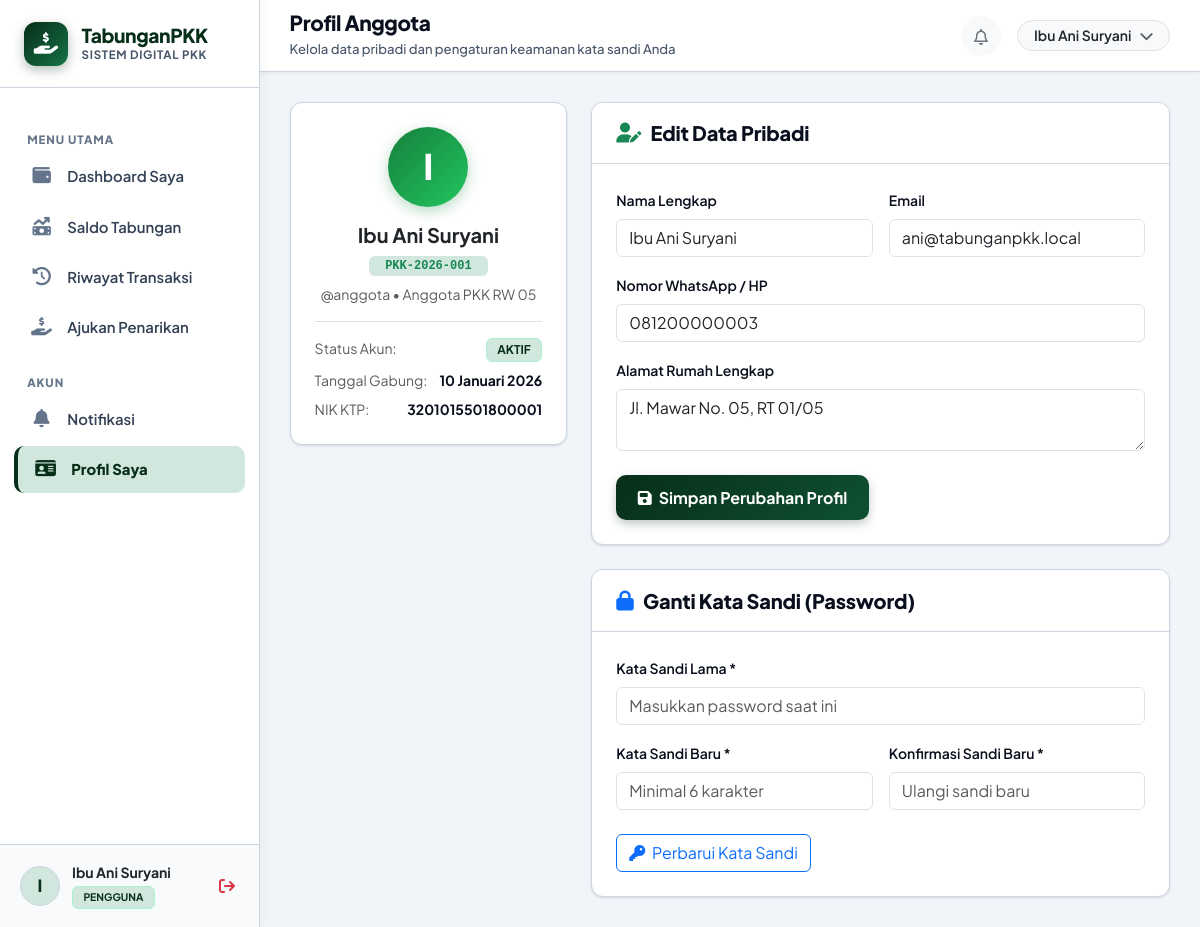
Screenshot of /pengguna/profil.php (signed in) with the database file from the repository.
### tables this page shows
CREATE TABLE IF NOT EXISTS `users` (
   
  `id` INT AUTO_INCREMENT PRIMARY KEY,
   
  `nama` VARCHAR(150) NOT NULL,
   
  `username` VARCHAR(100) NOT NULL UNIQUE,
   
  `email` VARCHAR(150) NOT NULL UNIQUE,
   
  `password` VARCHAR(255) NOT NULL,
   
  `role` ENUM('admin', 'bendahara', 'pengguna') NOT NULL DEFAULT 'pengguna',
   
  `status` ENUM('aktif', 'nonaktif') NOT NULL DEFAULT 'aktif',
   
  `no_hp` VARCHAR(25) NULL,
   
  `alamat` TEXT NULL,
   
  `created_at` TIMESTAMP DEFAULT CURRENT_TIMESTAMP,
   
  `updated_at` TIMESTAMP DEFAULT CURRENT_TIMESTAMP ON UPDATE CURRENT_TIMESTAMP
);

CREATE TABLE IF NOT EXISTS `anggota` (
   
  `id` INT AUTO_INCREMENT PRIMARY KEY,
   
  `user_id` INT NULL UNIQUE,
   
  `nomor_anggota` VARCHAR(50) NOT NULL UNIQUE,
   
  `nama` VARCHAR(150) NOT NULL,
   
  `nik` VARCHAR(30) NULL,
   
  `nomor_hp` VARCHAR(25) NULL,
   
  `alamat` TEXT NULL,
   
  `tanggal_gabung` DATE NOT NULL,
   
  `status` ENUM('aktif', 'nonaktif') NOT NULL DEFAULT 'aktif',
   
  `created_at` TIMESTAMP DEFAULT CURRENT_TIMESTAMP,
   
  CONSTRAINT `fk_anggota_user` FOREIGN KEY (`user_id`) REFERENCES `users` (`id`) ON DELETE SET NULL ON UPDATE CASCADE
);

### config/helpers.php (called while the page is built, shortened)
<?php
function format_tanggal($dateString, $withTime = false) {
    $bulanIndo = [
        1 => 'Januari', 'Februari', 'Maret', 'April', 'Mei', 'Juni',
        'Juli', 'Agustus', 'September', 'Oktober', 'November', 'Desember'
    ];
    $timestamp = strtotime($dateString);
    $d = date('d', $timestamp);
    $m = (int)date('m', $timestamp);
    $y = date('Y', $timestamp);
    $hasil = $d . ' ' . ($bulanIndo[$m] ?? date('M', $timestamp)) . ' ' . $y;
    return $hasil;
}
function is_logged_in() {
    return isset($_SESSION['user_id']) && !empty($_SESSION['user_id']);
}
function get_current_user_data($pdo) {
    $stmt = $pdo->prepare("SELECT * FROM users WHERE id = ?");
    $stmt->execute([$_SESSION['user_id']]);
    return $stmt->fetch();
}
function get_anggota_by_user_id($pdo, $user_id) {
    $stmt = $pdo->prepare("SELECT * FROM anggota WHERE user_id = ?");
    $stmt->execute([$user_id]);
    return $stmt->fetch();
}

### pengguna/profil.php (the view, shortened to what this page needs)
<?php
require_once __DIR__ . '/../config/database.php';
require_once __DIR__ . '/../config/helpers.php';
$pdo = getDBConnection();
$userId = $_SESSION['user_id'];
$user = get_current_user_data($pdo);
$anggota = get_anggota_by_user_id($pdo, $userId);
include __DIR__ . '/../includes/header.php';
include __DIR__ . '/../includes/sidebar.php';
include __DIR__ . '/../includes/topbar.php';
?>
<div class="row g-4">
    <div class="col-lg-4">
        <div class="card-pkk text-center p-4">
            <div style="width: 80px; height: 80px; border-radius: 50%; background: linear-gradient(135deg, #15803d, #22c55e); color: white; display: inline-flex; align-items: center; justify-content: center; font-size: 2.2rem; font-weight: 800; margin-bottom: 1rem; box-shadow: 0 4px 14px rgba(21, 128, 61, 0.3);">
                <?= strtoupper(substr($user['nama'], 0, 1)) ?>
            </div>
            <h5 class="fw-bold text-dark mb-1"><?= htmlspecialchars($user['nama']) ?></h5>
            <div class="mb-2">
                <span class="badge bg-success-subtle text-success font-monospace px-3 py-1">
                    <?= htmlspecialchars($anggota['nomor_anggota'] ?? 'ANGGOTA') ?>
                </span>
            </div>
            <p class="text-muted small mb-3">@<?= htmlspecialchars($user['username']) ?> • Anggota PKK RW 05</p>
            <div class="border-top pt-3 text-start small">
                <div class="d-flex justify-content-between mb-2">
                    <span class="text-muted">Status Akun:</span>
                    <span class="badge badge-status-<?= $user['status'] ?> text-uppercase"><?= $user['status'] ?></span>
                </div>
                <div class="d-flex justify-content-between mb-2">
                    <span class="text-muted">Tanggal Gabung:</span>
                    <strong><?= format_tanggal($anggota['tanggal_gabung'] ?? $user['created_at']) ?></strong>
                </div>
                <div class="d-flex justify-content-between">
                    <span class="text-muted">NIK KTP:</span>
                    <strong><?= htmlspecialchars($anggota['nik'] ?? '-') ?></strong>
                </div>
            </div>
        </div>
    </div>
    <div class="col-lg-8">
        <div class="card-pkk mb-4">
            <div class="card-pkk-header">
                <h5><i class="fa-solid fa-user-pen text-success"></i> Edit Data Pribadi</h5>
            </div>
            <div class="card-pkk-body">
                <form method="POST" action="">
                    <div class="row g-3 mb-3">
                        <div class="col-md-6">
                            <label class="form-label small fw-semibold">Nama Lengkap</label>
                            <input type="text" name="nama" class="form-control" value="<?= htmlspecialchars($user['nama']) ?>" required>
                        </div>
                        <div class="col-md-6">
                            <label class="form-label small fw-semibold">Email</label>
                            <input type="email" name="email" class="form-control" value="<?= htmlspecialchars($user['email']) ?>" required>
                        </div>
                    </div>
                    <div class="mb-3">
                        <label class="form-label small fw-semibold">Nomor WhatsApp / HP</label>
                        <input type="text" name="no_hp" class="form-control" value="<?= htmlspecialchars($anggota['nomor_hp'] ?? $user['no_hp'] ?? '') ?>" placeholder="0812xxxxxxx">
                    </div>
                    <div class="mb-4">
                        <label class="form-label small fw-semibold">Alamat Rumah Lengkap</label>
                        <textarea name="alamat" class="form-control" rows="2"><?= htmlspecialchars($anggota['alamat'] ?? $user['alamat'] ?? '') ?></textarea>
                    </div>
                    <button type="submit" class="btn btn-pkk-primary">
                        <i class="fa-solid fa-floppy-disk me-1"></i> Simpan Perubahan Profil
                    </button>
                </form>
            </div>
        </div>
        <div class="card-pkk">
            <div class="card-pkk-header">
                <h5><i class="fa-solid fa-lock text-primary"></i> Ganti Kata Sandi (Password)</h5>
            </div>
            <div class="card-pkk-body">
                <form method="POST" action="">
                    <div class="mb-3">
                        <label class="form-label small fw-semibold">Kata Sandi Lama *</label>
                        <input type="password" name="password_lama" class="form-control" placeholder="Masukkan password saat ini" required>
                    </div>
                    <div class="row g-3 mb-4">
                        <div class="col-md-6">
                            <label class="form-label small fw-semibold">Kata Sandi Baru *</label>
                            <input type="password" name="password_baru" class="form-control" placeholder="Minimal 6 karakter" required>
                        </div>
                        <div class="col-md-6">
                            <label class="form-label small fw-semibold">Konfirmasi Sandi Baru *</label>
                            <input type="password" name="password_konfirmasi" class="form-control" placeholder="Ulangi sandi baru" required>
                        </div>
                    </div>
                    <button type="submit" class="btn btn-outline-primary">
                        <i class="fa-solid fa-key me-1"></i> Perbarui Kata Sandi
                    </button>
                </form>
            </div>
        </div>
    </div>
</div>
<?php include __DIR__ . '/../includes/footer.php'; ?>

### assets/css/style.css (style rules this page uses)
:root { --pkk-primary: #0f5132; --pkk-primary-dark: #072e18; --pkk-primary-light: #157347; --pkk-primary-subtle: #d1e7dd; --pkk-accent: #0a5c36; --pkk-bg: #f1f5f9; --pkk-card-bg: #ffffff; --pkk-text-main: #0a0f1d; --pkk-text-muted: #475569; --pkk-border: #cbd5e1; --pkk-sidebar-width: 260px; --pkk-radius: 12px; --pkk-shadow-sm: 0 1px 3px rgba(0, 0, 0, 0.08), 0 1px 2px rgba(0, 0, 0, 0.05); --pkk-shadow-md: 0 4px 8px -1px rgba(0, 0, 0, 0.10), 0 2px 4px -2px rgba(0, 0, 0, 0.06); --pkk-shadow-lg: 0 12px 24px -4px rgba(7, 46, 24, 0.18), 0 4px 6px -4px rgba(0, 0, 0, 0.06); }
* { box-sizing: border-box; }
body { font-family: 'Plus Jakarta Sans', sans-serif; background-color: var(--pkk-bg); color: var(--pkk-text-main); min-height: 100vh; display: flex; flex-direction: column; margin: 0; padding: 0; -webkit-font-smoothing: antialiased; }
.card-pkk { background: var(--pkk-card-bg); border: 1.5px solid var(--pkk-border); border-radius: var(--pkk-radius); box-shadow: var(--pkk-shadow-sm); transition: transform 0.2s ease, box-shadow 0.2s ease; overflow: hidden; }
.card-pkk-header { padding: 1.15rem 1.5rem; border-bottom: 1.5px solid var(--pkk-border); background-color: #ffffff; display: flex; align-items: center; justify-content: space-between; }
.card-pkk-header h5, .card-pkk-header h6 { margin: 0; font-weight: 800; color: var(--pkk-text-main); display: flex; align-items: center; gap: 0.6rem; letter-spacing: -0.01em; }
.card-pkk-body { padding: 1.5rem; }
.btn-pkk-primary { background: linear-gradient(135deg, var(--pkk-primary-dark), var(--pkk-primary)); color: #ffffff; border: none; font-weight: 700; padding: 0.65rem 1.35rem; border-radius: 10px; transition: all 0.2s ease; box-shadow: 0 4px 10px rgba(7, 46, 24, 0.25); }
.badge-status-aktif, .badge-trx-setoran, .badge-status-berhasil, .badge-status-disetujui, .badge-status-selesai { background-color: var(--pkk-primary-subtle); color: var(--pkk-primary-dark); border: 1px solid #a7f3d0; font-weight: 700; font-size: 0.75rem; padding: 0.32rem 0.65rem; border-radius: 6px; }

### rows the page displays
users: nama "I", nama "Ibu Ani Suryani", username "anggota", status "AKTIF", email "ani@tabunganpkk.local"
anggota: nomor_anggota "PKK-2026-001", tanggal_gabung "10 Januari 2026", nik "3201015501800001", no_hp "081200000003", alamat "Jl. Mawar No. 05, RT 01/05"

### other values shown
substr($userName, 0, 1) "I"
$userName "Ibu Ani Suryani"
$userRole "PENGGUNA"
$pageHeading "Profil Anggota"
$pageSubheading "Kelola data pribadi dan pengaturan keamanan kata sandi Anda"
